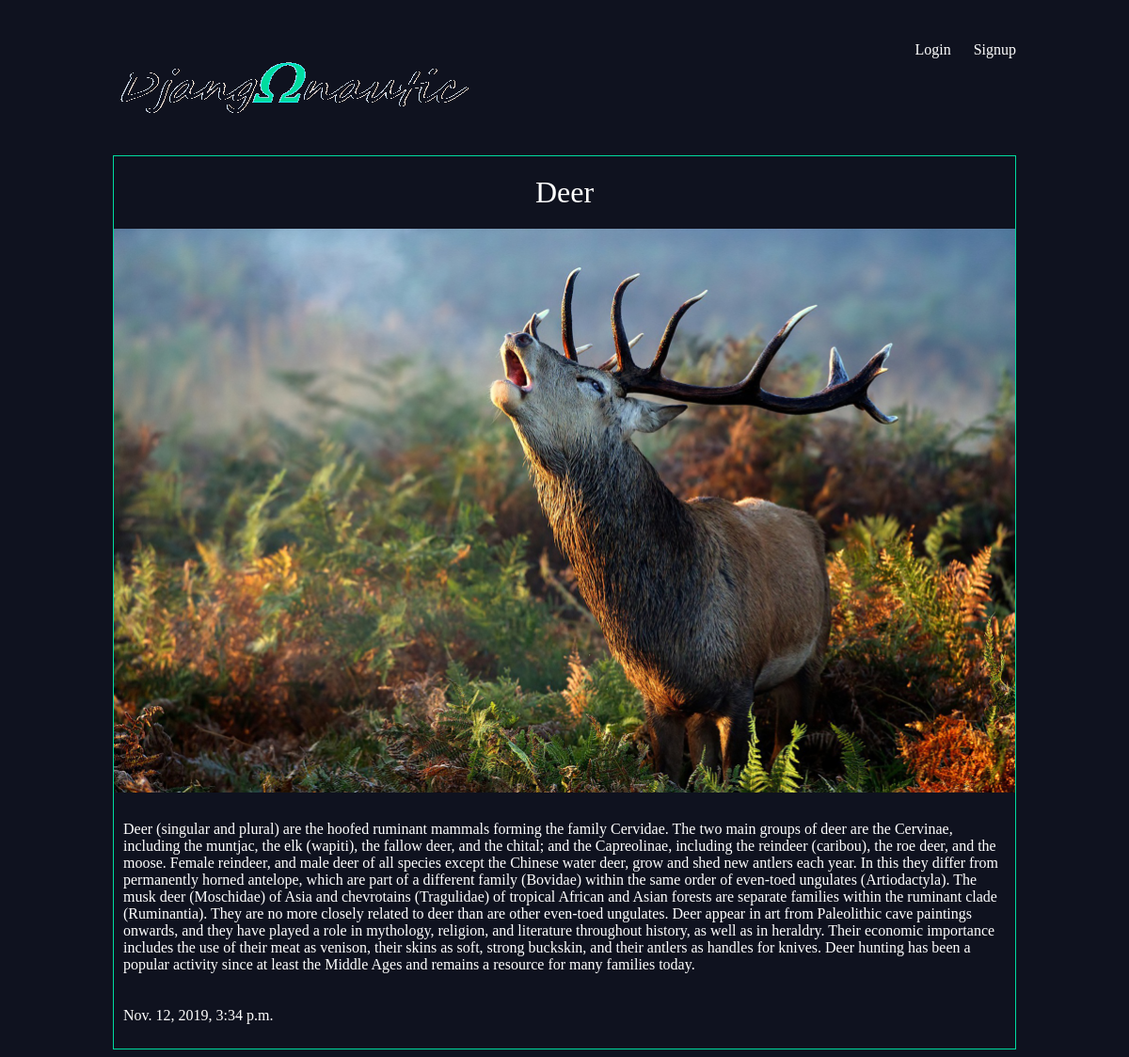
Screenshot of /articles/deer/ with the database file from the repository.
### articles/models.py (models this page shows, shortened)
class Article(models.Model):
    title = models.CharField(max_length=100)
    slug = models.SlugField()
    body = models.TextField()
    date = models.DateTimeField(auto_now_add=True)
    thumb = models.ImageField(default='default.png', blank=True)
    author = models.ForeignKey(User, default=None, on_delete=models.CASCADE)

### articles/views.py (the view)
# urls.py: url(r'^(?P<slug>[\w-]+)/$', views.article_detail, name="detail",),
def article_detail(request, slug):
    article = Article.objects.get(slug=slug)
    return render(request, 'articles/article_detail.html', { 'article': article })

### articles/templates/articles/article_detail.html
{% extends 'base_layout.html' %}
{% block content %}
<div class="article_detail">
  <div class="article">
    <h2>{{ article.title }}</h2>
    <img src="{{ article.thumb.url }}" />
    <p>{{ article.body }}</p>
    <p>{{ article.date }}</p>
  </div>
</div>
{% endblock %}

### assets/styles.css (style rules this page uses)
body { background-color: #0f121f; background-image: url(90445.jpg); background-repeat: no-repeat; color: #fff; }
body * { font-family: Ubuntu; }
h1, h2, h3, h4, h5 { font-weight: normal; margin: 0; }
.article { padding: 10px; border: 1px solid #00dba0; position: relative; padding-bottom: 40px; }
.article h2 { font-size: 1.2em; }
.article_detail .article { padding: 0; }
.article_detail .article img { max-width: 100%; }
.article_detail .article h2 { text-align: center; margin: 20px auto; font-size: 2em; }
.article_detail .article p { text-align: left; padding: 10px; }

### rows the page displays
Article: title "Deer", thumb (picture), body "Deer (singular and plural) are the hoofed ruminant mammals forming the family Cervidae. The two main groups of deer are the Cervinae, including the muntjac, the elk (wapiti), the fallow deer, and the chital; and the Capreolinae, including the reindeer (caribou), the roe deer, and the moose. Female reindeer, and male deer of all species except the Chinese water deer, grow and shed new antlers each year. In this they differ from permanently horned antelope, which are part of a different family (Bovidae) within the same order of even-toed ungulates (Artiodactyla). The musk deer (Moschidae) of Asia and chevrotains (Tragulidae) of tropical African and Asian forests are separate families within…", date "Nov. 12, 2019, 3:34 p.m."
